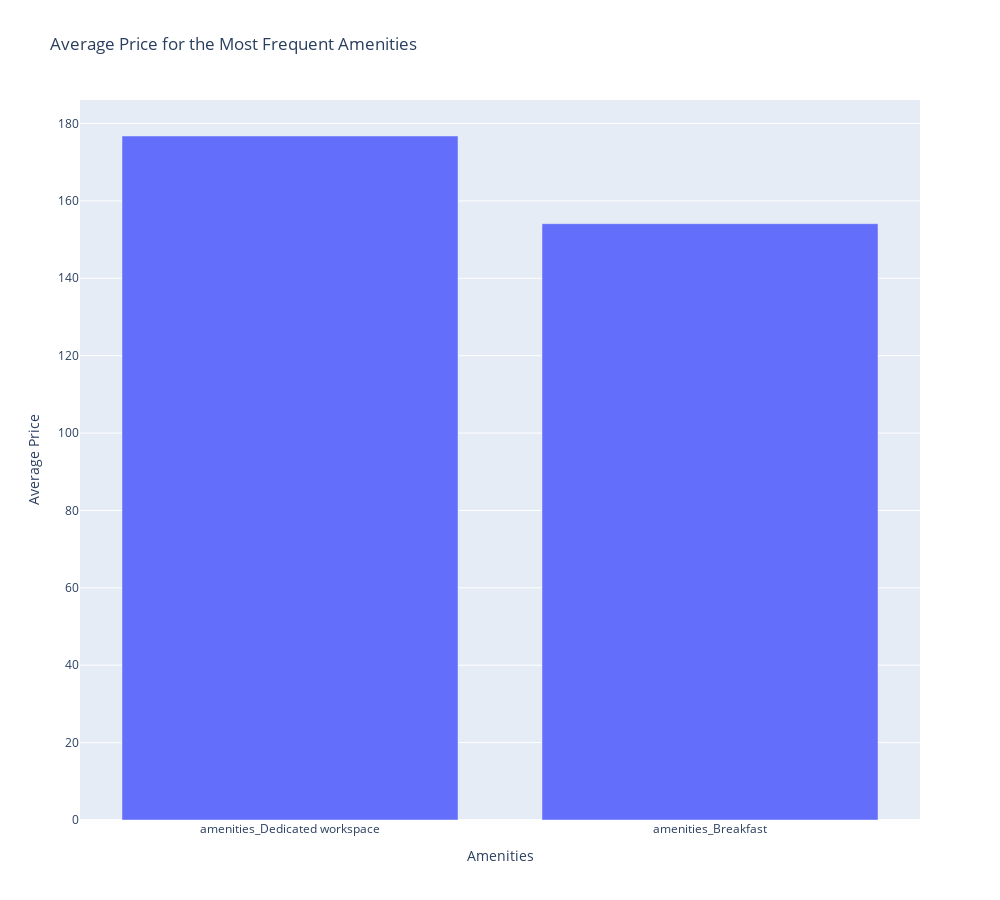

The cell this chart's notebook holds for it:
### Code cell
amenities = {}
for c in df.columns:
	if "amenities" in c: 
		amenities[c] = df[c].value_counts()[1]
amenities_list = sorted(amenities, key=amenities.get, reverse=True)[10:35]
amenities = {c:df.groupby(c)['price'].mean()[1] for c in amenities_list}
fig = px.bar(x = amenities.keys(), y = amenities.values(), title = "Average Price for the Most Frequent Amenities", labels={
	"y": "Average Price",
	"x": "Amenities"
}, height=900, width=1000)
fig.show()

### Figure 1 — Plotly figure (JSON) as saved in the notebook; plotly's stock layout.template omitted (floating-point values rounded to 4 significant figures)
{"data": [{"alignmentgroup": "True", "hovertemplate": "Amenities=%{x}<br>Average Price=%{y}<extra></extra>", "legendgroup": "", "marker": {"color": "#636efa", "pattern": {"shape": ""}}, "name": "", "offsetgroup": "", "orientation": "v", "showlegend": false, "textposition": "auto", "type": "bar", "x": ["amenities_Dedicated workspace", "amenities_Breakfast"], "xaxis": "x", "y": [176.8, 154.1], "yaxis": "y"}], "layout": {"barmode": "relative", "height": 900, "legend": {"tracegroupgap": 0}, "title": {"text": "Average Price for the Most Frequent Amenities"}, "width": 1000, "xaxis": {"anchor": "y", "domain": [0, 1], "title": {"text": "Amenities"}}, "yaxis": {"anchor": "x", "domain": [0, 1], "title": {"text": "Average Price"}}}}
